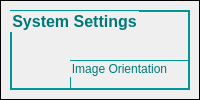
            <widget class="QWidget" name="systemSettingsPage">
             <layout class="QGridLayout" name="gridLayout_8">
              <property name="leftMargin">
               <number>0</number>
              </property>
              <property name="topMargin">
               <number>0</number>
              </property>
              <property name="rightMargin">
               <number>0</number>
              </property>
              <property name="bottomMargin">
               <number>0</number>
              </property>
              <item row="0" column="0">
               <widget class="QFrame" name="frame_systemControls">
                <property name="sizePolicy">
                 <sizepolicy hsizetype="Expanding" vsizetype="Expanding">
                  <horstretch>0</horstretch>
                  <verstretch>0</verstretch>
                 </sizepolicy>
                </property>
                <property name="styleSheet">
                 <string notr="true">QFrame{background-image : url(:/images/img.jpg);
border:1px solid black}
QLabel{border:0px}</string>
                </property>
                <property name="frameShape">
                 <enum>QFrame::StyledPanel</enum>
                </property>
                <property name="frameShadow">
                 <enum>QFrame::Raised</enum>
                </property>
                <layout class="QGridLayout" name="gridLayout_16">
                 <item row="0" column="0">
                  <widget class="QGroupBox" name="groupBox_SystemSettings">
                   <property name="sizePolicy">
                    <sizepolicy hsizetype="Expanding" vsizetype="Expanding">
                     <horstretch>0</horstretch>
                     <verstretch>0</verstretch>
                    </sizepolicy>
                   </property>
                   <property name="font">
                    <font>
                     <family>Arial</family>
                     <pointsize>12</pointsize>
                     <weight>75</weight>
                     <bold>true</bold>
                    </font>
                   </property>
                   <property name="autoFillBackground">
                    <bool>false</bool>
                   </property>
                   <property name="styleSheet">
                    <string notr="true">QGroupBox{ border: 1.5px solid ;
background-color: transparent;
border-color: rgb(0,150,150);
color:rgb(0,120,120);
;}</string>
                   </property>
                   <property name="title">
                    <string>System Settings</string>
                   </property>
                   <widget class="QGroupBox" name="groupBox_ImageOrientation">
                    <property name="geometry">
                     <rect>
                      <x>60</x>
                      <y>50</y>
                      <width>471</width>
                      <height>131</height>
                     </rect>
                    </property>
                    <property name="styleSheet">
                     <string notr="true">QGroupBox{ border: 1px solid ;
background-color: transparent;
border-color: rgb(0,150,150);
color:rgb(0,120,120);
;}</string>
                    </property>
                    <property name="title">
                     <string>Image Orientation</string>
                    </property>
                    <widget class="QPushButton" name="setFlipPushButton">
                     <property name="geometry">
                      <rect>
                       <x>250</x>
                       <y>80</y>
                       <width>121</width>
                       <height>23</height>
                      </rect>
                     </property>
                     <property name="text">
                      <string>Set</string>
                     </property>
                    </widget>
                    <widget class="QCheckBox" name="ShortAxisFlipCheckBox">
                     <property name="geometry">
                      <rect>
                       <x>300</x>
                       <y>40</y>
                       <width>101</width>
                       <height>17</height>
                      </rect>
                     </property>
                     <property name="text">
                      <string>North/South Flip</string>
                     </property>
                    </widget>
                    <widget class="QCheckBox" name="LongAxisFlipCheckBox">
                     <property name="geometry">
                      <rect>
                       <x>90</x>
                       <y>40</y>
                       <width>111</width>
                       <height>17</height>
                      </rect>
                     </property>
                     <property name="text">
                      <string>East/West Flip</string>
                     </property>
                    </widget>
                    <widget class="QPushButton" name="getFlipPushButton">
                     <property name="geometry">
                      <rect>
                       <x>106</x>
                       <y>80</y>
                       <width>121</width>
                       <height>23</height>
                      </rect>
                     </property>
                     <property name="text">
                      <string>Get</string>
                     </property>
                    </widget>
                   </widget>
                   <widget class="QGroupBox" name="groupBox_LEDControl">
                    <property name="geometry">
                     <rect>
                      <x>60</x>
                      <y>210</y>
                      <width>471</width>
                      <height>271</height>
                     </rect>
                    </property>
                    <property name="styleSheet">
                     <string notr="true">QGroupBox{ border: 1px solid ;
background-color: transparent;
border-color: rgb(0,150,150);
color:rgb(0,120,120);
;}</string>
                    </property>
                    <property name="title">
                     <string>LED Control</string>
                    </property>
                    <widget class="QPushButton" name="GetLEDpushButton">
                     <property name="geometry">
                      <rect>
                       <x>111</x>
                       <y>219</y>
                       <width>121</width>
                       <height>23</height>
                      </rect>
                     </property>
                     <property name="text">
                      <string>Get</string>
                     </property>
                    </widget>
                    <widget class="QPushButton" name="SetLEDpushButton">
                     <property name="geometry">
                      <rect>
                       <x>255</x>
                       <y>219</y>
                       <width>121</width>
                       <height>23</height>
                      </rect>
                     </property>
                     <property name="text">
                      <string>Set</string>
                     </property>
                    </widget>
                    <widget class="QGroupBox" name="groupBox_LEDSelection">
                     <property name="geometry">
                      <rect>
                       <x>30</x>
                       <y>41</y>
                       <width>231</width>
                       <height>151</height>
                      </rect>
                     </property>
                     <property name="title">
                      <string>LED Selection</string>
                     </property>
                     <widget class="QRadioButton" name="radioButton_ColorDisplayAuto">
                      <property name="geometry">
                       <rect>
                        <x>30</x>
                        <y>50</y>
                        <width>82</width>
                        <height>17</height>
                       </rect>
                      </property>
                      <property name="text">
                       <string>Automatic</string>
                      </property>
                     </widget>
                     <widget class="QRadioButton" name="radioButton_ColorDisplayManual">
                      <property name="geometry">
                       <rect>
                        <x>145</x>
                        <y>50</y>
                        <width>82</width>
                        <height>17</height>
                       </rect>
                      </property>
                      <property name="text">
                       <string>Manual</string>
                      </property>
                     </widget>
                     <widget class="QCheckBox" name="RedCheckBox">
                      <property name="geometry">
                       <rect>
                        <x>30</x>
                        <y>95</y>
                        <width>41</width>
                        <height>17</height>
                       </rect>
                      </property>
                      <property name="text">
                       <string>Red</string>
                      </property>
                     </widget>
                     <widget class="QCheckBox" name="GreenCheckBox">
                      <property name="geometry">
                       <rect>
                        <x>90</x>
                        <y>95</y>
                        <width>51</width>
                        <height>17</height>
                       </rect>
                      </property>
                      <property name="text">
                       <string>Green</string>
                      </property>
                     </widget>
                     <widget class="QCheckBox" name="BlueCheckBox">
                      <property name="geometry">
                       <rect>
                        <x>160</x>
                        <y>95</y>
                        <width>51</width>
                        <height>17</height>
                       </rect>
                      </property>
                      <property name="text">
                       <string>Blue</string>
                      </property>
                     </widget>
                    </widget>
                    <widget class="QGroupBox" name="groupBox_LEDCurrent">
                     <property name="geometry">
                      <rect>
                       <x>290</x>
                       <y>40</y>
                       <width>150</width>
                       <height>151</height>
                      </rect>
                     </property>
                     <property name="maximumSize">
                      <size>
                       <width>150</width>
                       <height>16777215</height>
                      </size>
                     </property>
                     <property name="title">
                      <string>LED Current(0-255)</string>
                     </property>
                     <widget class="QLineEdit" name="RedLEDCurrent">
                      <property name="geometry">
                       <rect>
                        <x>70</x>
                        <y>20</y>
                        <width>61</width>
                        <height>20</height>
                       </rect>
                      </property>
                      <property name="text">
                       <string>0</string>
                      </property>
                     </widget>
                     <widget class="QLineEdit" name="BlueLEDCurrent">
                      <property name="geometry">
                       <rect>
                        <x>70</x>
                        <y>50</y>
                        <width>61</width>
                        <height>20</height>
                       </rect>
                      </property>
                      <property name="text">
                       <string>0</string>
                      </property>
                     </widget>
                     <widget class="QLineEdit" name="GreenLEDCurrent">
                      <property name="geometry">
                       <rect>
                        <x>70</x>
                        <y>80</y>
                        <width>61</width>
                        <height>20</height>
                       </rect>
                      </property>
                      <property name="text">
                       <string>0</string>
                      </property>
                     </widget>
                     <widget class="QCheckBox" name="LedPwmInvert_checkBox">
                      <property name="geometry">
                       <rect>
                        <x>30</x>
                        <y>120</y>
                        <width>81</width>
                        <height>17</height>
                       </rect>
                      </property>
                      <property name="text">
                       <string>Invert PWM</string>
                      </property>
                     </widget>
                     <widget class="QLabel" name="label_Red">
                      <property name="geometry">
                       <rect>
                        <x>19</x>
                        <y>23</y>
                        <width>31</width>
                        <height>16</height>
                       </rect>
                      </property>
                      <property name="styleSheet">
                       <string notr="true">QLabel{border:0px}</string>
                      </property>
                      <property name="text">
                       <string>Red</string>
                      </property>
                     </widget>
                     <widget class="QLabel" name="label_Blue">
                      <property name="geometry">
                       <rect>
                        <x>19</x>
                        <y>53</y>
                        <width>31</width>
                        <height>16</height>
                       </rect>
                      </property>
                      <property name="styleSheet">
                       <string notr="true">QLabel{border:0px}</string>
                      </property>
                      <property name="text">
                       <string>Blue</string>
                      </property>
                     </widget>
                     <widget class="QLabel" name="label_Green">
                      <property name="geometry">
                       <rect>
                        <x>19</x>
                        <y>83</y>
                        <width>41</width>
                        <height>16</height>
                       </rect>
                      </property>
                      <property name="styleSheet">
                       <string notr="true">QLabel{border:0px}</string>
                      </property>
                      <property name="text">
                       <string>Green</string>
                      </property>
                     </widget>
                    </widget>
                    <zorder>groupBox_LEDSelection</zorder>
                    <zorder>groupBox_LEDCurrent</zorder>
                    <zorder>GetLEDpushButton</zorder>
                    <zorder>SetLEDpushButton</zorder>
                   </widget>
                   <widget class="QGroupBox" name="groupBox_OpticalInvert">
                    <property name="geometry">
                     <rect>
                      <x>560</x>
                      <y>50</y>
                      <width>291</width>
                      <height>131</height>
                     </rect>
                    </property>
                    <property name="styleSheet">
                     <string notr="true">QGroupBox{ border: 1px solid ;
background-color: transparent;
border-color: rgb(0,150,150);
color:rgb(0,120,120);
;}</string>
                    </property>
                    <property name="title">
                     <string>Optical Invert</string>
                    </property>
                    <widget class="QCheckBox" name="patternDisplayInvertData_checkBox">
                     <property name="geometry">
                      <rect>
                       <x>51</x>
                       <y>28</y>
                       <width>161</width>
                       <height>41</height>
                      </rect>
                     </property>
                     <property name="text">
                      <string>Pattern Display Invert Data</string>
                     </property>
                    </widget>
                    <widget class="QWidget" name="layoutWidget_3">
                     <property name="geometry">
                      <rect>
                       <x>50</x>
                       <y>79</y>
                       <width>201</width>
                       <height>30</height>
                      </rect>
                     </property>
                     <layout class="QHBoxLayout" name="horizontalLayout_8">
                      <item>
                       <widget class="QPushButton" name="getPatternDisplayInvertData_button">
                        <property name="text">
                         <string>Get</string>
                        </property>
                       </widget>
                      </item>
                      <item>
                       <widget class="QPushButton" name="setPatternDisplayInvertData_button">
                        <property name="text">
                         <string>Set</string>
                        </property>
                       </widget>
                      </item>
                     </layout>
                    </widget>
                   </widget>
                  </widget>
                 </item>
                </layout>
               </widget>
              </item>
             </layout>
            </widget>
